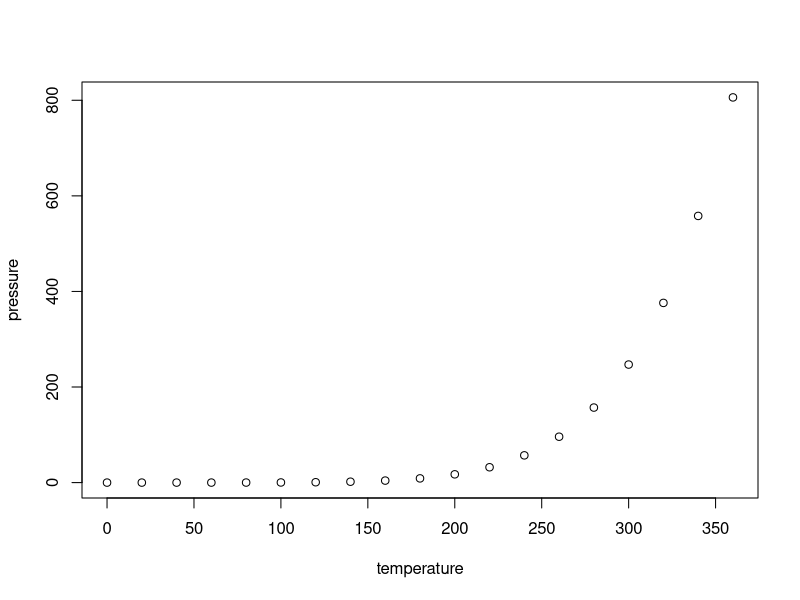
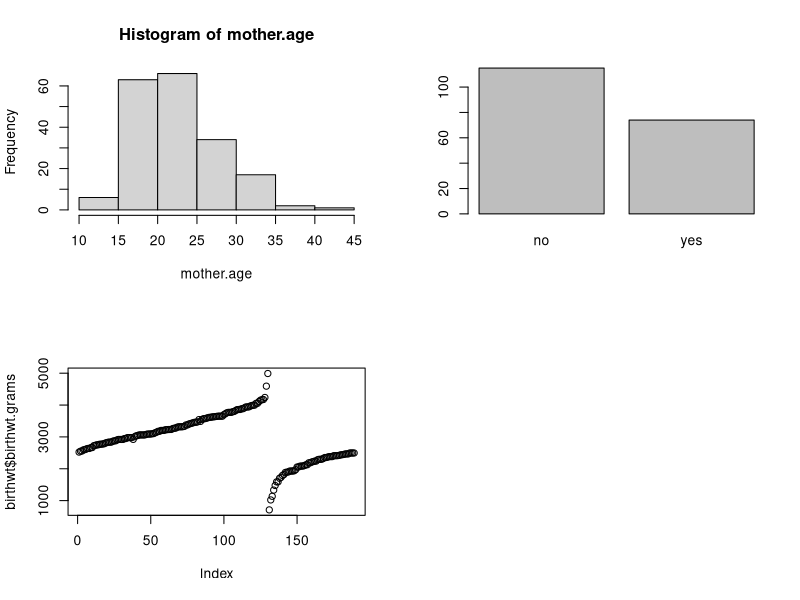
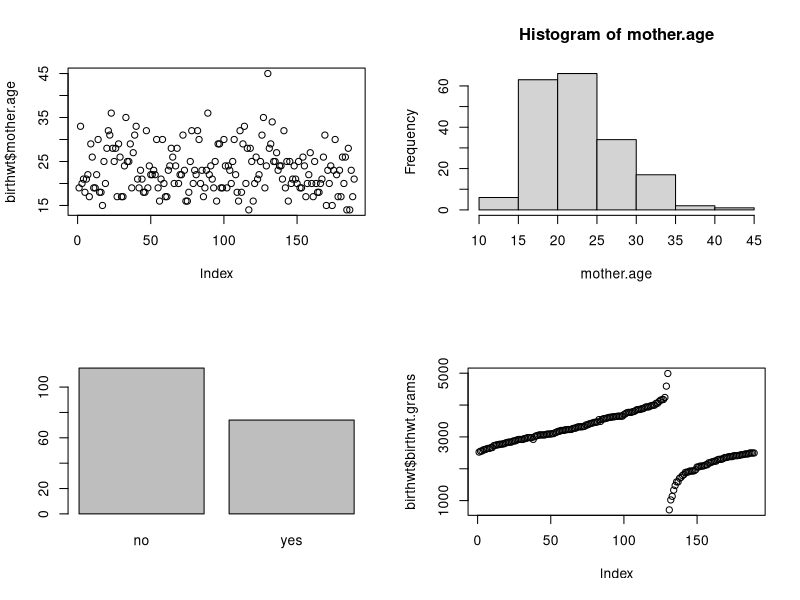
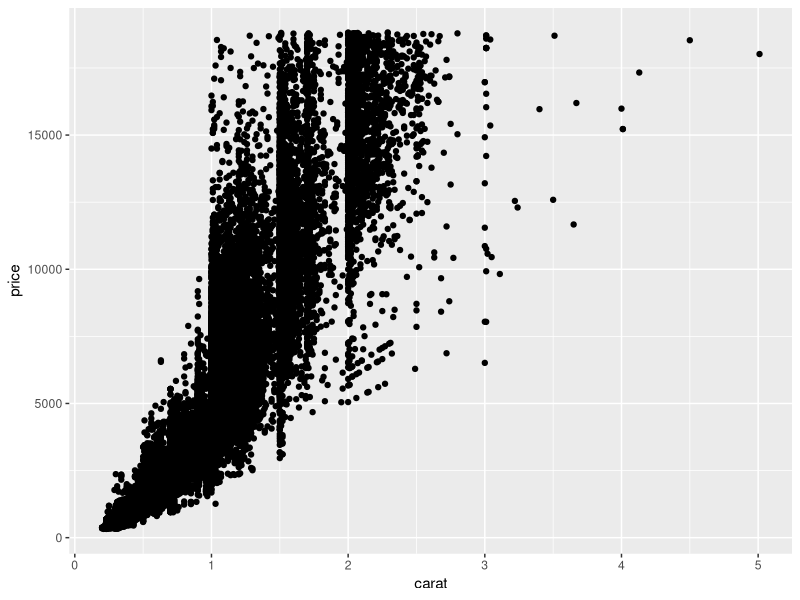
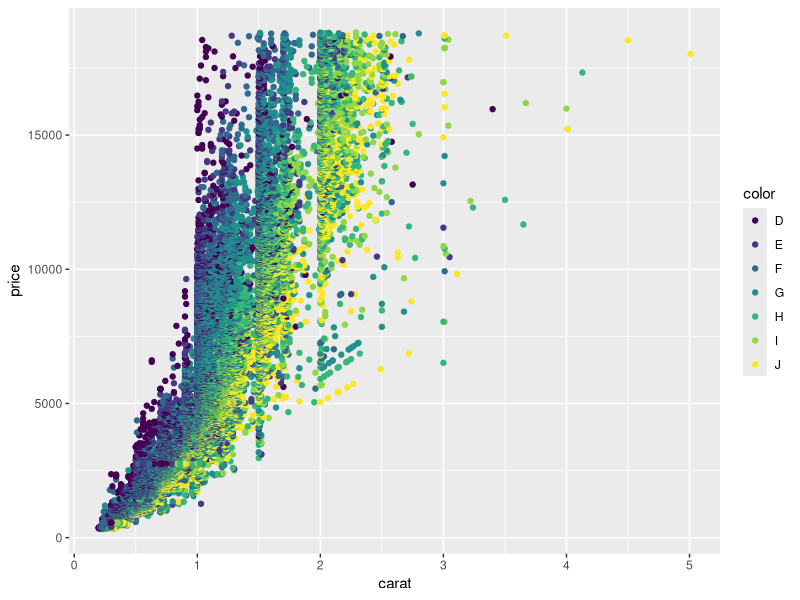
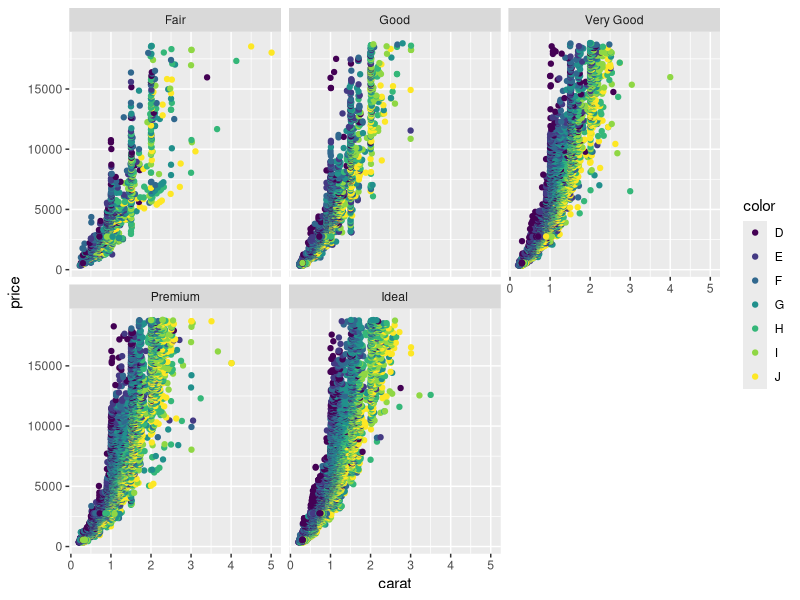

Source code (R) for these figures, in order:
## ---- chunk 1
knitr::opts_chunk$set(echo = TRUE)
## ---- chunk 2
summary(cars)
## ---- chunk 3
plot(pressure)
## ---- chunk 4
library(MASS)
str(birthwt)
## ---- chunk 5
colnames(birthwt) <- c("birthwt.below.2500", "mother.age", "mother.weight", "race", "mother.smokes", "previous.prem.labor", "hypertension", "uterine.irr","physician.visits", "birthwt.grams")
colnames(birthwt)
View(birthwt)
## ---- chunk 6
library(plyr)
birthwt <- transform(birthwt, 
            race = as.factor(mapvalues(race, c(1, 2, 3), 
                              c("white","black", "other"))),
            mother.smokes = as.factor(mapvalues(mother.smokes, 
                              c(0,1), c("no", "yes"))),
            hypertension = as.factor(mapvalues(hypertension, 
                              c(0,1), c("no", "yes"))),
            uterine.irr = as.factor(mapvalues(uterine.irr, 
                              c(0,1), c("no", "yes")))
            )
View(birthwt)
## ---- chunk 7
par(mfrow = c(2,2))
with(birthwt, hist(mother.age))
plot(birthwt$mother.smokes)
plot(birthwt$birthwt.grams)
## ---- chunk 8
summary(birthwt)
## ---- chunk 9
birthwt.t.test <- t.test(birthwt.grams ~ mother.smokes, data = birthwt)
birthwt.t.test
## ---- chunk 10
with(birthwt, tapply(birthwt.grams, INDEX = list(race,mother.smokes), FUN = mean))
## ---- chunk 11
par(mfrow=c(2,2))
plot(birthwt$mother.age)
with(birthwt, hist(mother.age))
plot(birthwt$mother.smokes)
plot(birthwt$birthwt.grams)
## ---- chunk 12
library(ggplot2)
library(MASS)
dim(diamonds)
head(diamonds)
## ---- chunk 13
diamond.plot <- ggplot(data=diamonds, aes(x=carat, y=price))
diamond.plot + geom_point()
## ---- chunk 14
library(ggplot2)
library(MASS)
diamond5 <- ggplot(data=diamonds, aes(x=carat, y=price, colour = color))
diamond5 + geom_point()
## ---- chunk 15
diamond.plot <- ggplot(data=diamonds, aes(x=carat, y=price, colour = color))

diamond.plot + geom_point() + facet_wrap(~ cut)
